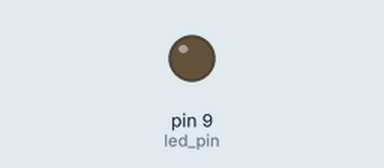
The sketch below on a simulated Arduino Uno, built with avr-gcc and run on an emulated ATmega328P. Shown: output pins drawn as LEDs (lit = HIGH). No radio packets arrive unless stated.

Above: at 0.5 s.
At 70.23 s:
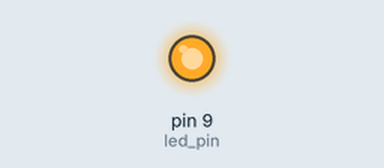
Timing chart, 0 to 71.0 s (numbered marks = the images above):
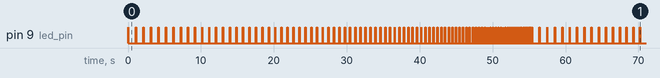

Measured:
- by itself, pin 9 (led_pin): moves between LOW and HIGH, repeating every 54.6 s
- by itself, everything shown: repeats every 54.6 s, in 178 steps

The sketch:

transmitter.ino
```cpp
// (licence header left out)
#include <VirtualWire.h>

const int led_pin = 9;
const int transmit_pin = 8;
const int receive_pin = 2;
const int transmit_en_pin = 3;

void setup()
{
    // Initialise the IO and ISR
    vw_set_tx_pin(transmit_pin);
    vw_set_rx_pin(receive_pin);
    vw_set_ptt_pin(transmit_en_pin);
    vw_set_ptt_inverted(true); // Required for DR3100
    vw_setup(2000);       // Bits per sec
    pinMode(led_pin, OUTPUT);
}

byte count = 1;

void loop()
{int t = 1000;
while(t>100){
  char msg[8] = {'h','e','l','l','o',' ','#'};

  msg[6] = count;
  digitalWrite(led_pin, HIGH); // Flash a light to show transmitting
  vw_send((uint8_t *)msg, 7);
  vw_wait_tx(); // Wait until the whole message is gone
  digitalWrite(led_pin, LOW);
  delay(t);
  count = count + 1;
  t = t-10;
}
}
```
